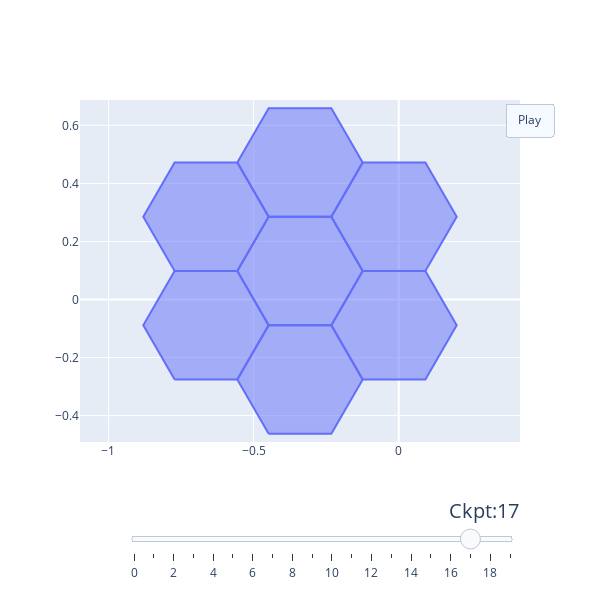

Here is the notebook cell this chart was saved with:
### Code cell
ckpts_dir = "../scratch/"
tiss_ckpt_fps = []
for fn in sorted(os.listdir(ckpts_dir)):
    if fn.endswith(".json") and fn.startswith("res"):
        tiss_ckpt_fps.append(os.path.join(ckpts_dir, fn))
# tiss_ckpt_fns = sorted([fn for fn in os.listdir(ckpts_dir) if fn.endswith(".json") and fn.startswith("res")])

plot_cells.visualize.make_plotly_visualizer(
    tiss_ckpt_fps,
    # vertices_to_highlight=[0],
)

### Figure 1 — Plotly figure (JSON) as saved in the notebook; plotly's stock layout.template omitted (floating-point values rounded to 4 significant figures)
{"data": [{"fill": "toself", "marker": {"color": ["black", "black", "black", "black", "black", "black", "black", "black", "black", "black", "black", "black", "black", "black", "black", "black", "black", "black", "black", "black", "black", "black", "black", "black", "black", "black", "black", "black", "black", "black", "black", "black", "black", "black", "black", "black", "black", "black", "black", "black", "black", "black", "black", "black", "black", "black", "black", "black", "black"], "size": 8}, "mode": "lines", "type": "scatter", "x": [-0.4481, -0.2322, -0.1242, -0.2322, -0.4481, -0.5561, -0.4481, null, -0.7721, -0.5561, -0.4481, -0.5561, -0.7721, -0.88, -0.7721, null, -0.1242, 0.09178, 0.1998, 0.09178, -0.1242, -0.2322, -0.1242, null, -0.4481, -0.2322, -0.1242, -0.2322, -0.4481, -0.5561, -0.4481, null, -0.7721, -0.5561, -0.4481, -0.5561, -0.7721, -0.88, -0.7721, null, -0.1242, 0.09178, 0.1998, 0.09178, -0.1242, -0.2322, -0.1242, null, -0.4481, -0.2322, -0.1242, -0.2322, -0.4481, -0.5561, -0.4481, null], "y": [-0.4629, -0.4629, -0.2759, -0.08884, -0.08884, -0.2759, -0.4629, null, -0.2759, -0.2759, -0.08884, 0.09819, 0.09819, -0.08884, -0.2759, null, -0.2759, -0.2759, -0.08884, 0.09819, 0.09819, -0.08884, -0.2759, null, -0.08884, -0.08884, 0.09819, 0.2852, 0.2852, 0.09819, -0.08884, null, 0.09819, 0.09819, 0.2852, 0.4722, 0.4722, 0.2852, 0.09819, null, 0.09819, 0.09819, 0.2852, 0.4722, 0.4722, 0.2852, 0.09819, null, 0.2852, 0.2852, 0.4722, 0.6593, 0.6593, 0.4722, 0.2852, null]}], "layout": {"height": 600, "sliders": [{"active": 17, "currentvalue": {"font": {"size": 20}, "prefix": "Ckpt:", "visible": true, "xanchor": "right"}, "len": 0.9, "pad": {"b": 10, "t": 50}, "steps": [{"args": [[0], {"frame": {"duration": 100, "redraw": false}, "mode": "immediate", "transition": {"duration": 100}}], "label": "0", "method": "animate"}, {"args": [[1], {"frame": {"duration": 100, "redraw": false}, "mode": "immediate", "transition": {"duration": 100}}], "label": "1", "method": "animate"}, {"args": [[2], {"frame": {"duration": 100, "redraw": false}, "mode": "immediate", "transition": {"duration": 100}}], "label": "2", "method": "animate"}, {"args": [[3], {"frame": {"duration": 100, "redraw": false}, "mode": "immediate", "transition": {"duration": 100}}], "label": "3", "method": "animate"}, {"args": [[4], {"frame": {"duration": 100, "redraw": false}, "mode": "immediate", "transition": {"duration": 100}}], "label": "4", "method": "animate"}, {"args": [[5], {"frame": {"duration": 100, "redraw": false}, "mode": "immediate", "transition": {"duration": 100}}], "label": "5", "method": "animate"}, {"args": [[6], {"frame": {"duration": 100, "redraw": false}, "mode": "immediate", "transition": {"duration": 100}}], "label": "6", "method": "animate"}, {"args": [[7], {"frame": {"duration": 100, "redraw": false}, "mode": "immediate", "transition": {"duration": 100}}], "label": "7", "method": "animate"}, {"args": [[8], {"frame": {"duration": 100, "redraw": false}, "mode": "immediate", "transition": {"duration": 100}}], "label": "8", "method": "animate"}, {"args": [[9], {"frame": {"duration": 100, "redraw": false}, "mode": "immediate", "transition": {"duration": 100}}], "label": "9", "method": "animate"}, {"args": [[10], {"frame": {"duration": 100, "redraw": false}, "mode": "immediate", "transition": {"duration": 100}}], "label": "10", "method": "animate"}, {"args": [[11], {"frame": {"duration": 100, "redraw": false}, "mode": "immediate", "transition": {"duration": 100}}], "label": "11", "method": "animate"}, {"args": [[12], {"frame": {"duration": 100, "redraw": false}, "mode": "immediate", "transition": {"duration": 100}}], "label": "12", "method": "animate"}, {"args": [[13], {"frame": {"duration": 100, "redraw": false}, "mode": "immediate", "transition": {"duration": 100}}], "label": "13", "method": "animate"}, {"args": [[14], {"frame": {"duration": 100, "redraw": false}, "mode": "immediate", "transition": {"duration": 100}}], "label": "14", "method": "animate"}, {"args": [[15], {"frame": {"duration": 100, "redraw": false}, "mode": "immediate", "transition": {"duration": 100}}], "label": "15", "method": "animate"}, {"args": [[16], {"frame": {"duration": 100, "redraw": false}, "mode": "immediate", "transition": {"duration": 100}}], "label": "16", "method": "animate"}, {"args": [[17], {"frame": {"duration": 100, "redraw": false}, "mode": "immediate", "transition": {"duration": 100}}], "label": "17", "method": "animate"}, {"args": [[18], {"frame": {"duration": 100, "redraw": false}, "mode": "immediate", "transition": {"duration": 100}}], "label": "18", "method": "animate"}, {"args": [[19], {"frame": {"duration": 100, "redraw": false}, "mode": "immediate", "transition": {"duration": 100}}], "label": "19", "method": "animate"}], "transition": {"duration": 100, "easing": "cubic-in-out"}, "x": 0.1, "xanchor": "left", "y": 0, "yanchor": "top"}], "updatemenus": [{"buttons": [{"args": [null, {"frame": {"duration": 100, "redraw": false}, "mode": "immediate", "transition": {"duration": 100}}], "label": "Play", "method": "animate"}], "type": "buttons", "x": 1.075, "y": 0.99}], "width": 600, "xaxis": {"domain": [0, 1], "range": [-1.089, 0.4091], "scaleanchor": "y", "scaleratio": 1, "type": "linear"}, "yaxis": {"domain": [0, 1], "range": [-0.4909, 0.6873], "type": "linear"}}}
